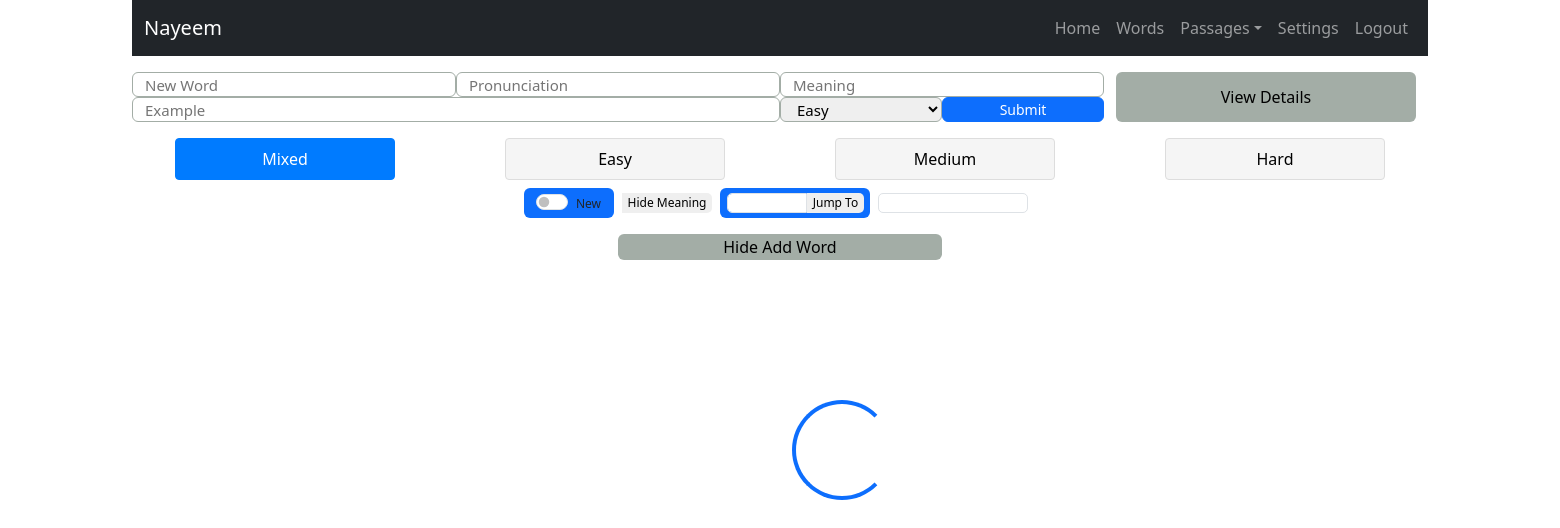
/word/get-words/ (signed in), run on the app's committed database.
### user/models.py (models this page shows, shortened)
class User(AbstractUser):
    phone = models.CharField(max_length=100, null=True, blank=True)
    gender = models.CharField(max_length=10, choices=ghelp.list_to_tuple(CHOICE.GENDER), blank=True, null=True)
    user_type = models.CharField(max_length=20, choices=ghelp.list_to_tuple(CHOICE.USER_TYPE), default='General')
    @property
    def short_name(self):
        name = None
        if self.first_name: name = self.first_name
        else:
            if self.last_name: name = self.last_name
        return name

### word/models.py (models this page shows, shortened)
class ComplexityLevel(models.Model):
    text = models.CharField(max_length=50, unique=True)
    difficulty_level = models.IntegerField(default=1)
    color = models.CharField(max_length=50)
    is_complexity_level = models.BooleanField(default=False)
    created_at = models.DateTimeField(auto_now_add=True)

### word/views.py (the view, shortened to what this page needs)
# urls.py: path('get-words/', views.get_words, name='get-words'),
@login_required(login_url=ghelp.nav_links(key='login')['link'])
def get_words(request):
    html_path = 'dictionary/word/get-words.html'
    filter_dict = ghelp.prepare_word_filter_dict(
        request.user,
        {'attribute': 'level__difficulty_level', 'value': request.GET.get('complexity', '0')},
        new={'attribute': 'created_at__gte', 'value': request.GET.get('keyword')},
        search={'attribute': 'word__text__icontains', 'value': request.GET.get('search')},
        meaning_search={'attribute': 'word__meanings__text__icontains', 'value': request.GET.get('meaning_search')}
    )
    serialized_levels = SR_WORD.ComplexityLevelSerializer(MODELS_WORD.ComplexityLevel.objects.all().order_by('difficulty_level'), many=True).data
    context = {
        'title': 'Words',
        'user': request.user,
        'nav_links': {
            'auth': {
                'home': ghelp.nav_links(key='home', user=request.user),
                'view_passage': ghelp.nav_links(key='view_passage'),
                'add_passage': ghelp.nav_links(key='add_passage'),
                'words': ghelp.nav_links(key='words'),
                'settings': ghelp.nav_links(key='settings'),
                'logout': ghelp.nav_links(key='logout')
            },
            'unauth': {
                'home': ghelp.nav_links(key='home'),
                'login': ghelp.nav_links(key='login'),
                'register': ghelp.nav_links(key='register'),
            }
        },
        'user_settings': ghelp.get_user_settings(request.user),
        'levels': serialized_levels
    }
    return render(request, html_path, context=context)

### help/common/j.py (called while the page is built)
    def prepare_word_filter_dict(self, loggedin_user, complexity, new=None, search=None, meaning_search=None, extra={}):
        filter_dict = {}
        if complexity['value'] != '0': filter_dict.update({complexity['attribute']: complexity['value']})
        if new:
            if new['value'] == 'new': self.update_new_word_filter_dict(new['attribute'], loggedin_user, filter_dict)
        if search:
            if search['value']: filter_dict.update({search['attribute']: search['value'].strip()})
        if meaning_search:
            if meaning_search['value']: filter_dict.update({meaning_search['attribute']: meaning_search['value'].strip()})
        filter_dict.update(extra)
        return filter_dict

### help/common/n.py (called while the page is built)
    def get_user_settings(self, loggedin_user):
        if hasattr(loggedin_user, 'user_setting'): return loggedin_user.user_setting
        else: return None

### templates/dictionary/word/get-words.html (shortened to what this page needs)
{% extends 'base.html' %}
{% block navbar %}
    <nav class="navbar navbar-expand-lg navbar-dark navbar-sticky-top">
        <div class="container-fluid">
            <a class="navbar-brand" href="{% url nav_links.auth.home.name %}">{{nav_links.auth.home.level}}</a>
            <div class="collapse navbar-collapse" id="navbarNav">
                <ul class="navbar-nav ms-auto">
                    {% if user.is_authenticated %}
                        <li class="nav-item"><a class="nav-link" href="{% url nav_links.auth.home.name %}">Home</a></li>
                        <li class="nav-item"><a class="nav-link" href="{% url nav_links.auth.words.name %}">{{nav_links.auth.words.level}}</a></li>
                        <li class="nav-item dropdown">
                            <a class="nav-link dropdown-toggle" href="#" id="passagesDropdown" role="button" data-bs-toggle="dropdown" aria-expanded="false">Passages</a>
                        </li>
                        <li class="nav-item"><a class="nav-link" href="{% url nav_links.auth.settings.name %}">{{nav_links.auth.settings.level}}</a></li>
                        <li class="nav-item"><a class="nav-link" href="{% url nav_links.auth.logout.name %}">{{nav_links.auth.logout.level}}</a></li>
                    {% endif %}
                </ul>
            </div>
        </div>
    </nav>
{% endblock %}
{% block body %}
    <div id="add-word-div" class="container mt-3 d-block">
        <div class="row">
            <div class="col-12 col-md-9">
                <div class="row d-flex justify-content-between">
                    <input id="searchInput" class="rounded col-4 col-md-4" style="font-size: 15px; height: 25px; border: 1px solid #a3ada6;" type="text" placeholder="New Word" required>
                    <input id="pronunciation" class="rounded col-4 col-md-4" style="font-size: 15px; height: 25px; border: 1px solid #a3ada6;" type="text" placeholder="Pronunciation">
                    <input id="meanings" class="rounded col-4 col-md-4" style="font-size: 15px; height: 25px; border: 1px solid #a3ada6;" type="text" placeholder="Meaning" required>
                    <input id="example" class="rounded col-12 col-md-8" style="font-size: 15px; height: 25px; border: 1px solid #a3ada6;" type="text" placeholder="Example">
                    <select id="difficult_level" class="rounded col-6 col-md-2" style="font-size: 15px; height: 25px; border: 1px solid #a3ada6;">
                        {% for level in levels %}
                            {% if level.is_complexity_level %}
                            <option value="{{ level.id }}">{{ level.text }}</option>
                            {% endif %}
                        {% endfor %}
                    </select>
                    <button type="button" onclick="addWord()" style="height: 25px; padding: 0;" class="btn btn-sm rounded btn-primary col-6 col-md-2">Submit</button>
                </div>
            </div>
            <div class="col-12 col-md-3 d-flex justify-content-center">
                <button id="view-details" type="button" class="rounded w-100" onclick="viewDetails()" style="background-color: #a3ada6; border: none; cursor: pointer;">View Details</button>
            </div>
        </div>
    </div>
    <div class="d-flex flex-column mt-3">
        <div class="d-flex flex-column gap-2">
            <div class="row">
                {% for level in levels %}
                    <button id="filter-btn{{level.difficulty_level}}" class="filter-btn col-5 col-md-2 mx-auto {% if user_settings.words_default_complexity_level.id == level.id %}active{% endif %}" data-complexity="{{level.difficulty_level}}" onclick="wordsComplexity('{{level.difficulty_level}}')">{{level.text}}</button>
                {% endfor %}
            </div>
            <div class="d-flex justify-content-center align-items-center gap-2">
                <div class="d-flex align-items-center bg-primary rounded" style="height: 30px; width: 90px;">
                    <div class="form-check form-switch mx-auto">
                        <input class="form-check-input" type="checkbox" id="newWordsSwitch">
                        <label class="form-check-label" style="font-size: 12px;" for="newWordsSwitch">New</label>
                    </div>
                </div>
                <button id="hideMeaning" type="button" style="font-size: 12px; border: none; height: 20px; border-radius: 0 5px 5px 0;" onclick="hideMeaning()">Hide Meaning</button>
                <div class="d-flex align-items-center bg-primary rounded" style="height: 30px; width: 150px;">
                    <div class="d-flex flex-row align-items-center mx-auto">
                        <input id="jump-to-id" type="number" min ="1" class="form-control" style="border-radius: 5px 0 0 5px; height: 20px; width: 80px;"/>
                        <button type="button" style="font-size: 12px; border: none; height: 20px; border-radius: 0 5px 5px 0;" onclick="jumpToPageNo()">Jump To</button>
                    </div>
                </div>
                <div class="d-flex align-items-center">
                    <input id="searchMeaning" class="form-control me-2" style="border-radius: 5px; height: 20px; width: 150px;" type="search">
                </div>
            </div>
        </div>
        <div class="d-flex flex-column align-items-center">
            <button id="hide-add-word" type="button" class="rounded w-25" onclick="hideAddWord()" style="background-color: #a3ada6; border: none; cursor: pointer;">Hide Add Word</button>
        </div>
    </div>
{% endblock %}

### templates/base.html (style rules this page uses)
.navbar-sticky-top { position: sticky; top: 0; background-color: #212529; }

### templates/dictionary/word/get-words.html (style rules this page uses)
.filter-btn { padding: 8px 16px; margin-right: 10px; cursor: pointer; border: 1px solid #ddd; background: #f5f5f5; border-radius: 4px; }
.active { background: #007bff; color: white; border-color: #007bff; }

### data on the page
User: auth.home.level "Nayeem"
ComplexityLevel: text "Easy", text "Easy"
ComplexityLevel: text "Mixed"
ComplexityLevel: text "Medium"
ComplexityLevel: text "Hard"

### other printed values
{{ nav_links.auth.words.level }} "Words"
{{ nav_links.auth.settings.level }} "Settings"
{{ nav_links.auth.logout.level }} "Logout"
